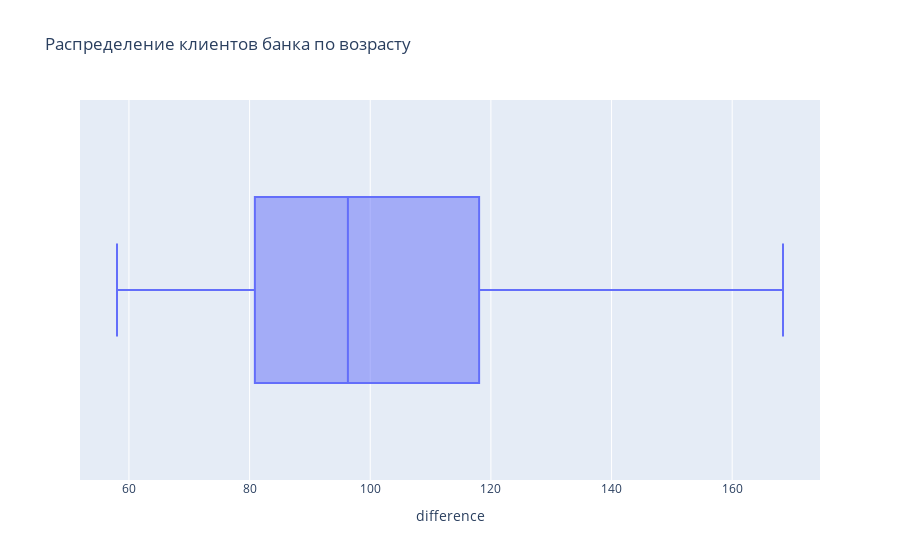

This figure's notebook cell:
### Code cell
fig_5 = px.box(
            total_data, 
            x="difference",
            # color ='brand',
            title='Распределение клиентов банка по возрасту',
            # labels={'Age':'Возраст клиента', 'Exited': 'Статус'},
            )


fig_5.show()

### Figure 1 — Plotly figure (JSON) as saved in the notebook; plotly's stock layout.template omitted (floating-point values rounded to 4 significant figures)
{"data": [{"alignmentgroup": "True", "hovertemplate": "difference=%{x}<extra></extra>", "legendgroup": "", "marker": {"color": "#636efa"}, "name": "", "notched": false, "offsetgroup": "", "orientation": "h", "showlegend": false, "type": "box", "x": [67.61, 116.8, 78.63, 117.4, 163.4, 72.08, 129.0, 61.13, 94.4, 69.8, 58.56, 94.8, 168.4, 109.3, 92.11, 97.11, 144.3, 112.7, 93.2, 60.28, 135.4, 58.02, 88.42, 104.0, 147.1, 106.5, 114.9, 114.5, 118.4, 108.5, 67.14, 147.0, 70.21, 95.65, 66.02, 110.2, 96.3, 96.18, 162.8, 117.6, 81.66, 83.61, 133.3, 108.1, 85.79, 163.7, 91.19, 129.2, 86.61, 63.75, 121.2, 72.95, 76.45, 95.63, 104.6, 155.7, 117.2, 118.2, 71.03, 133.7, 138.9, 95.41, 68.97, 86.67, 88.98, 160.4, 68.36, 92.93, 109.0, 118.3, 99.39, 80.61, 82.2, 115.3, 74.55], "x0": " ", "xaxis": "x", "y0": " ", "yaxis": "y"}], "layout": {"boxmode": "group", "legend": {"tracegroupgap": 0}, "title": {"text": "Распределение клиентов банка по возрасту"}, "xaxis": {"anchor": "y", "domain": [0, 1], "title": {"text": "difference"}}, "yaxis": {"anchor": "x", "domain": [0, 1]}}}
